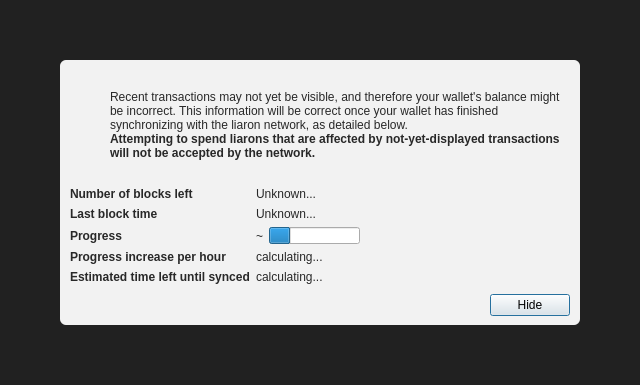
<?xml version="1.0" encoding="UTF-8"?>
<ui version="4.0">
 <class>ModalOverlay</class>
 <widget class="QWidget" name="ModalOverlay">
  <property name="geometry">
   <rect>
    <x>0</x>
    <y>0</y>
    <width>640</width>
    <height>385</height>
   </rect>
  </property>
  <property name="windowTitle">
   <string>Form</string>
  </property>
  <layout class="QVBoxLayout" name="verticalLayout" stretch="0">
   <property name="sizeConstraint">
    <enum>QLayout::SetDefaultConstraint</enum>
   </property>
   <property name="leftMargin">
    <number>0</number>
   </property>
   <property name="topMargin">
    <number>0</number>
   </property>
   <property name="rightMargin">
    <number>0</number>
   </property>
   <property name="bottomMargin">
    <number>0</number>
   </property>
   <item>
    <widget class="QWidget" name="bgWidget" native="true">
     <property name="styleSheet">
      <string notr="true">#bgWidget { background: rgba(0,0,0,220); }</string>
     </property>
     <layout class="QVBoxLayout" name="verticalLayoutMain" stretch="1">
      <property name="leftMargin">
       <number>60</number>
      </property>
      <property name="topMargin">
       <number>60</number>
      </property>
      <property name="rightMargin">
       <number>60</number>
      </property>
      <property name="bottomMargin">
       <number>60</number>
      </property>
      <item>
       <widget class="QWidget" name="contentWidget" native="true">
        <property name="styleSheet">
         <string notr="true">#contentWidget { background: rgba(255,255,255,240); border-radius: 6px; }

QLabel { color: rgb(40,40,40);  }</string>
        </property>
        <layout class="QVBoxLayout" name="verticalLayoutSub" stretch="1,0,0,0">
         <property name="spacing">
          <number>0</number>
         </property>
         <property name="leftMargin">
          <number>10</number>
         </property>
         <property name="topMargin">
          <number>10</number>
         </property>
         <property name="rightMargin">
          <number>10</number>
         </property>
         <property name="bottomMargin">
          <number>10</number>
         </property>
         <item>
          <layout class="QHBoxLayout" name="horizontalLayoutIconText" stretch="0,1">
           <property name="topMargin">
            <number>20</number>
           </property>
           <item>
            <layout class="QVBoxLayout" name="verticalLayoutIcon">
             <property name="leftMargin">
              <number>0</number>
             </property>
             <item>
              <widget class="QPushButton" name="warningIcon">
               <property name="enabled">
                <bool>false</bool>
               </property>
               <property name="text">
                <string/>
               </property>
               <property name="icon">
                <iconset>
                 <normaloff>:/icons/warning</normaloff>
                 <disabledoff>:/icons/warning</disabledoff>:/icons/warning</iconset>
               </property>
               <property name="iconSize">
                <size>
                 <width>48</width>
                 <height>48</height>
                </size>
               </property>
               <property name="flat">
                <bool>true</bool>
               </property>
              </widget>
             </item>
             <item>
              <spacer name="verticalSpacerWarningIcon">
               <property name="orientation">
                <enum>Qt::Vertical</enum>
               </property>
               <property name="sizeHint" stdset="0">
                <size>
                 <width>20</width>
                 <height>40</height>
                </size>
               </property>
              </spacer>
             </item>
            </layout>
           </item>
           <item>
            <layout class="QVBoxLayout" name="verticalLayoutInfoText">
             <property name="leftMargin">
              <number>0</number>
             </property>
             <property name="topMargin">
              <number>0</number>
             </property>
             <item>
              <widget class="QLabel" name="infoText">
               <property name="text">
                <string>Recent transactions may not yet be visible, and therefore your wallet's balance might be incorrect. This information will be correct once your wallet has finished synchronizing with the liaron network, as detailed below.</string>
               </property>
               <property name="textFormat">
                <enum>Qt::RichText</enum>
               </property>
               <property name="wordWrap">
                <bool>true</bool>
               </property>
              </widget>
             </item>
             <item>
              <widget class="QLabel" name="infoTextStrong">
               <property name="font">
                <font>
                 <weight>75</weight>
                 <bold>true</bold>
                </font>
               </property>
               <property name="text">
                <string>Attempting to spend liarons that are affected by not-yet-displayed transactions will not be accepted by the network.</string>
               </property>
               <property name="textFormat">
                <enum>Qt::RichText</enum>
               </property>
               <property name="wordWrap">
                <bool>true</bool>
               </property>
              </widget>
             </item>
             <item>
              <spacer name="verticalSpacerInTextSpace">
               <property name="orientation">
                <enum>Qt::Vertical</enum>
               </property>
               <property name="sizeHint" stdset="0">
                <size>
                 <width>20</width>
                 <height>40</height>
                </size>
               </property>
              </spacer>
             </item>
            </layout>
           </item>
          </layout>
         </item>
         <item>
          <spacer name="verticalSpacerAfterText">
           <property name="orientation">
            <enum>Qt::Vertical</enum>
           </property>
           <property name="sizeHint" stdset="0">
            <size>
             <width>20</width>
             <height>40</height>
            </size>
           </property>
          </spacer>
         </item>
         <item>
          <layout class="QFormLayout" name="formLayout">
           <property name="fieldGrowthPolicy">
            <enum>QFormLayout::FieldsStayAtSizeHint</enum>
           </property>
           <property name="horizontalSpacing">
            <number>6</number>
           </property>
           <property name="verticalSpacing">
            <number>6</number>
           </property>
           <property name="topMargin">
            <number>10</number>
           </property>
           <item row="0" column="0">
            <widget class="QLabel" name="labelNumberOfBlocksLeft">
             <property name="font">
              <font>
               <weight>75</weight>
               <bold>true</bold>
              </font>
             </property>
             <property name="text">
              <string>Number of blocks left</string>
             </property>
            </widget>
           </item>
           <item row="0" column="1">
            <widget class="QLabel" name="numberOfBlocksLeft">
             <property name="text">
              <string>Unknown...</string>
             </property>
            </widget>
           </item>
           <item row="1" column="0">
            <widget class="QLabel" name="labelLastBlockTime">
             <property name="font">
              <font>
               <weight>75</weight>
               <bold>true</bold>
              </font>
             </property>
             <property name="text">
              <string>Last block time</string>
             </property>
            </widget>
           </item>
           <item row="1" column="1">
            <widget class="QLabel" name="newestBlockDate">
             <property name="sizePolicy">
              <sizepolicy hsizetype="Maximum" vsizetype="Preferred">
               <horstretch>0</horstretch>
               <verstretch>0</verstretch>
              </sizepolicy>
             </property>
             <property name="text">
              <string>Unknown...</string>
             </property>
            </widget>
           </item>
           <item row="2" column="0">
            <widget class="QLabel" name="labelSyncDone">
             <property name="font">
              <font>
               <weight>75</weight>
               <bold>true</bold>
              </font>
             </property>
             <property name="text">
              <string>Progress</string>
             </property>
            </widget>
           </item>
           <item row="2" column="1">
            <layout class="QHBoxLayout" name="horizontalLayoutSync" stretch="0,1">
             <item>
              <widget class="QLabel" name="percentageProgress">
               <property name="text">
                <string notr="true">~</string>
               </property>
              </widget>
             </item>
             <item>
              <widget class="QProgressBar" name="progressBar">
               <property name="value">
                <number>24</number>
               </property>
               <property name="format">
                <string/>
               </property>
              </widget>
             </item>
            </layout>
           </item>
           <item row="4" column="0">
            <widget class="QLabel" name="labelProgressIncrease">
             <property name="font">
              <font>
               <weight>75</weight>
               <bold>true</bold>
              </font>
             </property>
             <property name="text">
              <string>Progress increase per hour</string>
             </property>
            </widget>
           </item>
           <item row="4" column="1">
            <widget class="QLabel" name="progressIncreasePerH">
             <property name="text">
              <string>calculating...</string>
             </property>
            </widget>
           </item>
           <item row="5" column="0">
            <widget class="QLabel" name="labelEstimatedTimeLeft">
             <property name="font">
              <font>
               <weight>75</weight>
               <bold>true</bold>
              </font>
             </property>
             <property name="text">
              <string>Estimated time left until synced</string>
             </property>
            </widget>
           </item>
           <item row="5" column="1">
            <widget class="QLabel" name="expectedTimeLeft">
             <property name="text">
              <string>calculating...</string>
             </property>
            </widget>
           </item>
          </layout>
         </item>
         <item>
          <layout class="QHBoxLayout" name="horizontalLayoutButtons">
           <property name="leftMargin">
            <number>10</number>
           </property>
           <property name="topMargin">
            <number>10</number>
           </property>
           <item>
            <spacer name="horizontalSpacer">
             <property name="orientation">
              <enum>Qt::Horizontal</enum>
             </property>
             <property name="sizeHint" stdset="0">
              <size>
               <width>40</width>
               <height>20</height>
              </size>
             </property>
            </spacer>
           </item>
           <item>
            <widget class="QPushButton" name="closeButton">
             <property name="text">
              <string>Hide</string>
             </property>
             <property name="shortcut">
              <string>Esc</string>
             </property>
             <property name="focusPolicy">
              <enum>Qt::StrongFocus</enum>
             </property>
             <property name="default">
              <bool>true</bool>
             </property>
            </widget>
           </item>
          </layout>
         </item>
        </layout>
       </widget>
      </item>
     </layout>
    </widget>
   </item>
  </layout>
 </widget>
 <resources/>
 <connections/>
</ui>
